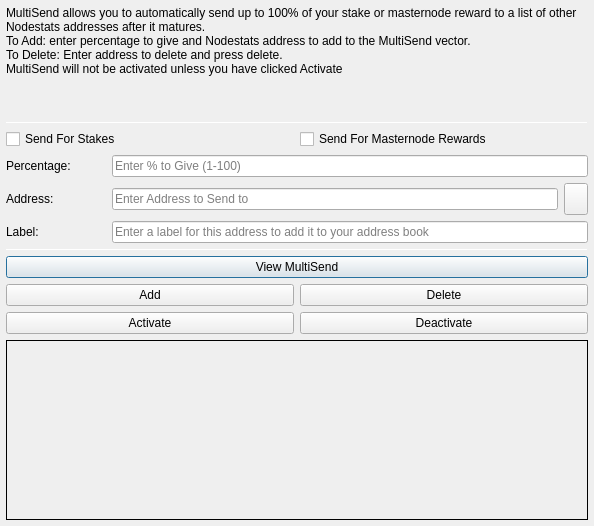
<?xml version="1.0" encoding="UTF-8"?>
<ui version="4.0">
 <class>MultiSendDialog</class>
 <widget class="QDialog" name="MultiSendDialog">
  <property name="windowModality">
   <enum>Qt::NonModal</enum>
  </property>
  <property name="geometry">
   <rect>
    <x>0</x>
    <y>0</y>
    <width>594</width>
    <height>526</height>
   </rect>
  </property>
  <property name="windowTitle">
   <string>MultiSend</string>
  </property>
  <layout class="QVBoxLayout" name="verticalLayout" stretch="0">
   <property name="leftMargin">
    <number>6</number>
   </property>
   <property name="topMargin">
    <number>6</number>
   </property>
   <property name="rightMargin">
    <number>6</number>
   </property>
   <property name="bottomMargin">
    <number>6</number>
   </property>
   <item>
    <layout class="QVBoxLayout" name="verticalLayout_Main" stretch="1,1,1,0,1,1,1">
     <item>
      <widget class="QLabel" name="label_2">
       <property name="lineWidth">
        <number>1</number>
       </property>
       <property name="text">
        <string>MultiSend allows you to automatically send up to 100% of your stake or masternode reward to a list of other Nodestats addresses after it matures.
To Add: enter percentage to give and Nodestats address to add to the MultiSend vector.
To Delete: Enter address to delete and press delete.
MultiSend will not be activated unless you have clicked Activate</string>
       </property>
       <property name="alignment">
        <set>Qt::AlignLeading|Qt::AlignLeft|Qt::AlignTop</set>
       </property>
       <property name="wordWrap">
        <bool>true</bool>
       </property>
      </widget>
     </item>
     <item>
      <widget class="Line" name="line">
       <property name="minimumSize">
        <size>
         <width>0</width>
         <height>1</height>
        </size>
       </property>
       <property name="maximumSize">
        <size>
         <width>16777215</width>
         <height>1</height>
        </size>
       </property>
       <property name="orientation">
        <enum>Qt::Horizontal</enum>
       </property>
      </widget>
     </item>
     <item>
      <layout class="QVBoxLayout" name="verticalLayout_Settings">
       <item>
        <layout class="QHBoxLayout" name="horizontalLayout">
         <item>
          <widget class="QCheckBox" name="multiSendStakeCheckBox">
           <property name="text">
            <string>Send For Stakes</string>
           </property>
          </widget>
         </item>
         <item>
          <widget class="QCheckBox" name="multiSendMasternodeCheckBox">
           <property name="text">
            <string>Send For Masternode Rewards</string>
           </property>
          </widget>
         </item>
        </layout>
       </item>
       <item>
        <layout class="QHBoxLayout" name="horizontalLayout_6">
         <item>
          <widget class="QLabel" name="label">
           <property name="minimumSize">
            <size>
             <width>100</width>
             <height>0</height>
            </size>
           </property>
           <property name="toolTip">
            <string>Percentage of stake to send</string>
           </property>
           <property name="text">
            <string>Percentage:</string>
           </property>
          </widget>
         </item>
         <item>
          <widget class="QLineEdit" name="multiSendPercentEdit">
           <property name="toolTip">
            <string>Enter whole numbers 1 - 100</string>
           </property>
           <property name="placeholderText">
            <string>Enter % to Give (1-100)</string>
           </property>
          </widget>
         </item>
        </layout>
       </item>
       <item>
        <layout class="QHBoxLayout" name="horizontalLayout_7">
         <item>
          <widget class="QLabel" name="label_5">
           <property name="minimumSize">
            <size>
             <width>100</width>
             <height>0</height>
            </size>
           </property>
           <property name="toolTip">
            <string>Address to send portion of stake to</string>
           </property>
           <property name="text">
            <string>Address:</string>
           </property>
          </widget>
         </item>
         <item>
          <widget class="QLineEdit" name="multiSendAddressEdit">
           <property name="toolTip">
            <string/>
           </property>
           <property name="placeholderText">
            <string>Enter Address to Send to</string>
           </property>
          </widget>
         </item>
         <item>
          <widget class="QToolButton" name="addressBookButton">
           <property name="maximumSize">
            <size>
             <width>16777215</width>
             <height>32</height>
            </size>
           </property>
           <property name="toolTip">
            <string>Choose an address from the address book</string>
           </property>
           <property name="text">
            <string/>
           </property>
           <property name="icon">
            <iconset resource="../nodestats.qrc">
             <normaloff>:/icons/address-book</normaloff>:/icons/address-book</iconset>
           </property>
           <property name="shortcut">
            <string>Alt+A</string>
           </property>
          </widget>
         </item>
        </layout>
       </item>
      </layout>
     </item>
     <item>
      <layout class="QHBoxLayout" name="horizontalLayout_3">
       <item>
        <widget class="QLabel" name="label_3">
         <property name="minimumSize">
          <size>
           <width>100</width>
           <height>0</height>
          </size>
         </property>
         <property name="text">
          <string>Label:</string>
         </property>
        </widget>
       </item>
       <item>
        <widget class="QLineEdit" name="labelAddressLabelEdit">
         <property name="placeholderText">
          <string>Enter a label for this address to add it to your address book</string>
         </property>
        </widget>
       </item>
      </layout>
     </item>
     <item>
      <widget class="Line" name="line_2">
       <property name="minimumSize">
        <size>
         <width>0</width>
         <height>1</height>
        </size>
       </property>
       <property name="maximumSize">
        <size>
         <width>16777215</width>
         <height>1</height>
        </size>
       </property>
       <property name="orientation">
        <enum>Qt::Horizontal</enum>
       </property>
      </widget>
     </item>
     <item>
      <layout class="QVBoxLayout" name="verticalLayout_Buttons">
       <item>
        <layout class="QHBoxLayout" name="horizontalLayout_4">
         <item>
          <widget class="QPushButton" name="viewButton">
           <property name="toolTip">
            <string/>
           </property>
           <property name="statusTip">
            <string>View MultiSend Vector</string>
           </property>
           <property name="text">
            <string>View MultiSend</string>
           </property>
          </widget>
         </item>
        </layout>
       </item>
       <item>
        <layout class="QHBoxLayout" name="horizontalLayout_2">
         <item>
          <widget class="QPushButton" name="addButton">
           <property name="toolTip">
            <string/>
           </property>
           <property name="statusTip">
            <string>Add to MultiSend Vector</string>
           </property>
           <property name="text">
            <string>Add</string>
           </property>
          </widget>
         </item>
         <item>
          <widget class="QPushButton" name="deleteButton">
           <property name="toolTip">
            <string/>
           </property>
           <property name="statusTip">
            <string>Delete Address From MultiSend Vector</string>
           </property>
           <property name="text">
            <string>Delete</string>
           </property>
          </widget>
         </item>
        </layout>
       </item>
       <item>
        <layout class="QHBoxLayout" name="horizontalLayout_5">
         <item>
          <widget class="QPushButton" name="activateButton">
           <property name="statusTip">
            <string>Activate MultiSend</string>
           </property>
           <property name="text">
            <string>Activate</string>
           </property>
          </widget>
         </item>
         <item>
          <widget class="QPushButton" name="disableButton">
           <property name="statusTip">
            <string>Deactivate MultiSend</string>
           </property>
           <property name="text">
            <string>Deactivate</string>
           </property>
          </widget>
         </item>
        </layout>
       </item>
      </layout>
     </item>
     <item>
      <widget class="QLabel" name="message">
       <property name="minimumSize">
        <size>
         <width>0</width>
         <height>180</height>
        </size>
       </property>
       <property name="frameShape">
        <enum>QFrame::Panel</enum>
       </property>
       <property name="frameShadow">
        <enum>QFrame::Plain</enum>
       </property>
       <property name="lineWidth">
        <number>1</number>
       </property>
       <property name="midLineWidth">
        <number>1</number>
       </property>
       <property name="text">
        <string/>
       </property>
       <property name="alignment">
        <set>Qt::AlignLeading|Qt::AlignLeft|Qt::AlignTop</set>
       </property>
       <property name="wordWrap">
        <bool>true</bool>
       </property>
      </widget>
     </item>
    </layout>
   </item>
  </layout>
 </widget>
 <resources>
  <include location="../nodestats.qrc"/>
 </resources>
 <connections/>
</ui>
